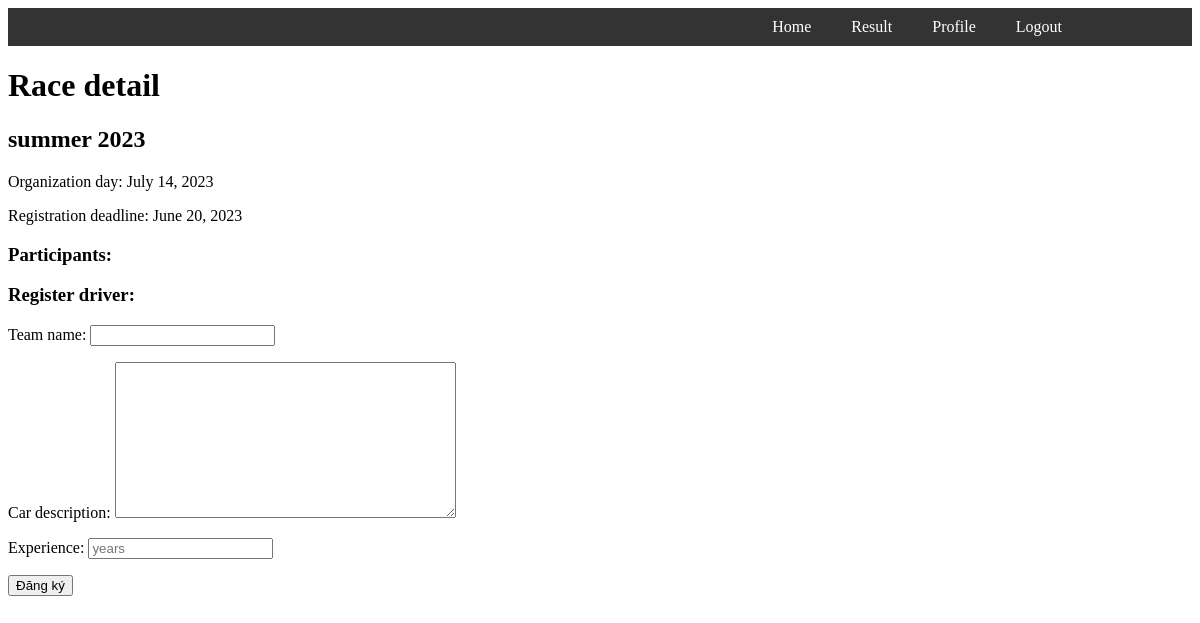
/race/3/ (signed in), run on the app's committed database.
### race/models.py (models this page shows, shortened)
class Race(models.Model):
    race_name = models.CharField(max_length=100)
    race_date = models.DateField()
    registration_deadline = models.DateField()

### race/views.py (the view, shortened to what this page needs)
# urls.py: path('race/<int:race_id>/', views.view_race, name='view_race'),
@login_required
def view_race(request, race_id):
    comment_sent = False
    race = get_object_or_404(Race, id=race_id)
    participants = RaceRegistration.objects.filter(race=race)
    participant = Participant.objects.filter(user=request.user, registered_races=race).first()
    form = RaceRegistrationForm(request.POST or None)  # Tạo một thể hiện của biểu mẫu
    comment_form = CommentForm(request.POST)
    can_comment = participant is not None
    return render(request, 'races/race_detail.html',
                  {'race': race,
                   'participants': participants,
                   'can_comment': can_comment,
                   'form': form,
                   'comment_form': comment_form,
                   'comment_sent': comment_sent
                   }
                  )

### race/forms.py
class RaceRegistrationForm(forms.Form):
    team_name = forms.CharField(max_length=100)
    car_description = forms.CharField(widget=forms.Textarea)
    experience = forms.IntegerField(
        widget=forms.NumberInput(attrs={'placeholder': 'years'})
    )

class CommentForm(forms.ModelForm):
    class Meta:
        model = Comment
        fields = ['comment_content', 'comment_type', 'rating']

### race/templates/races/race_detail.html (shortened to what this page needs)
<!DOCTYPE html>
<html lang="en">
<head>
</head>
<body>
{% include 'components/navbar.html' %}
<h1>Race detail</h1>
<h2>{{ race.race_name }}</h2>
<p>Organization day: {{ race.race_date }}</p>
<p>Registration deadline: {{ race.registration_deadline }}</p>
<h3>Participants:</h3>
{% if not can_comment %}
    <h3>Register driver:</h3>
    <form method="post">
        {{ form.as_p }}
        <input type="submit" value="Đăng ký">
    </form>
{% endif %}
</body>
</html>

### data on the page
Race: race_name "summer 2023", race_date "July 14, 2023", registration_deadline "June 20, 2023"
